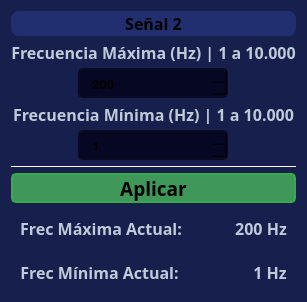
                                <widget class="QFrame" name="frame_23">
                                 <property name="sizePolicy">
                                  <sizepolicy hsizetype="Preferred" vsizetype="Fixed">
                                   <horstretch>0</horstretch>
                                   <verstretch>0</verstretch>
                                  </sizepolicy>
                                 </property>
                                 <property name="maximumSize">
                                  <size>
                                   <width>16777215</width>
                                   <height>280</height>
                                  </size>
                                 </property>
                                 <property name="styleSheet">
                                  <string notr="true">background-color: rgb(23, 32, 77);
border-radius: 5px;</string>
                                 </property>
                                 <property name="frameShape">
                                  <enum>QFrame::StyledPanel</enum>
                                 </property>
                                 <property name="frameShadow">
                                  <enum>QFrame::Raised</enum>
                                 </property>
                                 <layout class="QVBoxLayout" name="verticalLayout_27">
                                  <item>
                                   <widget class="QLabel" name="label_top_info_24">
                                    <property name="minimumSize">
                                     <size>
                                      <width>0</width>
                                      <height>25</height>
                                     </size>
                                    </property>
                                    <property name="maximumSize">
                                     <size>
                                      <width>16777215</width>
                                      <height>25</height>
                                     </size>
                                    </property>
                                    <property name="font">
                                     <font>
                                      <family>Satoshi Black</family>
                                      <pointsize>12</pointsize>
                                      <weight>75</weight>
                                      <bold>true</bold>
                                     </font>
                                    </property>
                                    <property name="styleSheet">
                                     <string notr="true">QLabel{
	background-color: rgb(33, 46, 112);
	border: 0px solid ;
	border-radius: 8px;
}</string>
                                    </property>
                                    <property name="text">
                                     <string>Señal 2</string>
                                    </property>
                                    <property name="alignment">
                                     <set>Qt::AlignCenter</set>
                                    </property>
                                   </widget>
                                  </item>
                                  <item>
                                   <widget class="QLabel" name="label_top_info_25">
                                    <property name="minimumSize">
                                     <size>
                                      <width>250</width>
                                      <height>20</height>
                                     </size>
                                    </property>
                                    <property name="maximumSize">
                                     <size>
                                      <width>16777215</width>
                                      <height>30</height>
                                     </size>
                                    </property>
                                    <property name="font">
                                     <font>
                                      <family>Satoshi</family>
                                      <pointsize>12</pointsize>
                                      <weight>75</weight>
                                      <bold>true</bold>
                                     </font>
                                    </property>
                                    <property name="styleSheet">
                                     <string notr="true">color: rgb(191, 203, 217)</string>
                                    </property>
                                    <property name="text">
                                     <string>Frecuencia Máxima (Hz) | 1 a 10.000</string>
                                    </property>
                                    <property name="alignment">
                                     <set>Qt::AlignCenter</set>
                                    </property>
                                   </widget>
                                  </item>
                                  <item alignment="Qt::AlignHCenter">
                                   <widget class="QSpinBox" name="maxCarrierFSK2">
                                    <property name="sizePolicy">
                                     <sizepolicy hsizetype="Fixed" vsizetype="Fixed">
                                      <horstretch>0</horstretch>
                                      <verstretch>0</verstretch>
                                     </sizepolicy>
                                    </property>
                                    <property name="minimumSize">
                                     <size>
                                      <width>150</width>
                                      <height>30</height>
                                     </size>
                                    </property>
                                    <property name="font">
                                     <font>
                                      <family>Satoshi</family>
                                      <pointsize>10</pointsize>
                                      <weight>75</weight>
                                      <bold>true</bold>
                                     </font>
                                    </property>
                                    <property name="toolTip">
                                     <string/>
                                    </property>
                                    <property name="styleSheet">
                                     <string notr="true">QSpinBox{
	background-color: rgb(5, 7, 35);
	border-radius: 5px;
	border: 2px solid rgb(10, 11, 35);
	padding: 5px;
	padding-left: 10px;
}
QSpinBox:hover{
	border: 2px solid rgb(0, 0, 127)
}
QSpinBox QAbstractItemView {
	color: rgb(85, 170, 255);	
	background-color: rgb(27, 29, 35);
	padding: 10px;
	selection-background-color: rgb(27, 29, 35);
}
/*
rgb(27, 29, 35);
rgb(13, 9, 59)
*/

QSpinBox::up-button{
	width: 25px; 
	border-left-width: 3px;
	border-left-color: rgba(39, 44, 54, 150);
	border-left-style: solid;
	border-top-right-radius: 3px;
	border-bottom-right-radius: 3px;	
	background-image: url(:/16x16/icons/16x16/cil-arrow-top.png);
	background-position: center;
	background-repeat: no-reperat;
}

QSpinBox::up-button:hover{
	background-color: rgb(80, 80, 80)
}

QSpinBox::down-button:hover{
	background-color: rgb(80, 80, 80)
}

QSpinBox::down-button{
	width: 25px; 
	border-left-width: 3px;
	border-left-color: rgba(39, 44, 54, 150);
	border-left-style: solid;
	border-top-right-radius: 3px;
	border-bottom-right-radius: 3px;	
	background-image: url(:/16x16/icons/16x16/cil-arrow-bottom.png);
	background-position: center;
	background-repeat: no-reperat;
}</string>
                                    </property>
                                    <property name="minimum">
                                     <number>1</number>
                                    </property>
                                    <property name="maximum">
                                     <number>10000</number>
                                    </property>
                                    <property name="value">
                                     <number>200</number>
                                    </property>
                                   </widget>
                                  </item>
                                  <item>
                                   <widget class="QLabel" name="label_top_info_28">
                                    <property name="minimumSize">
                                     <size>
                                      <width>250</width>
                                      <height>20</height>
                                     </size>
                                    </property>
                                    <property name="maximumSize">
                                     <size>
                                      <width>16777215</width>
                                      <height>30</height>
                                     </size>
                                    </property>
                                    <property name="font">
                                     <font>
                                      <family>Satoshi</family>
                                      <pointsize>12</pointsize>
                                      <weight>75</weight>
                                      <bold>true</bold>
                                     </font>
                                    </property>
                                    <property name="styleSheet">
                                     <string notr="true">color: rgb(191, 203, 217)</string>
                                    </property>
                                    <property name="text">
                                     <string>Frecuencia Mínima (Hz) | 1 a 10.000</string>
                                    </property>
                                    <property name="alignment">
                                     <set>Qt::AlignCenter</set>
                                    </property>
                                   </widget>
                                  </item>
                                  <item alignment="Qt::AlignHCenter">
                                   <widget class="QSpinBox" name="minCarrierFSK2">
                                    <property name="sizePolicy">
                                     <sizepolicy hsizetype="Fixed" vsizetype="Fixed">
                                      <horstretch>0</horstretch>
                                      <verstretch>0</verstretch>
                                     </sizepolicy>
                                    </property>
                                    <property name="minimumSize">
                                     <size>
                                      <width>150</width>
                                      <height>30</height>
                                     </size>
                                    </property>
                                    <property name="font">
                                     <font>
                                      <family>Satoshi</family>
                                      <pointsize>10</pointsize>
                                      <weight>75</weight>
                                      <bold>true</bold>
                                     </font>
                                    </property>
                                    <property name="toolTip">
                                     <string/>
                                    </property>
                                    <property name="styleSheet">
                                     <string notr="true">QSpinBox{
	background-color: rgb(5, 7, 35);
	border-radius: 5px;
	border: 2px solid rgb(10, 11, 35);
	padding: 5px;
	padding-left: 10px;
}
QSpinBox:hover{
	border: 2px solid rgb(0, 0, 127)
}
QSpinBox QAbstractItemView {
	color: rgb(85, 170, 255);	
	background-color: rgb(27, 29, 35);
	padding: 10px;
	selection-background-color: rgb(27, 29, 35);
}
/*
rgb(27, 29, 35);
rgb(13, 9, 59)
*/

QSpinBox::up-button{
	width: 25px; 
	border-left-width: 3px;
	border-left-color: rgba(39, 44, 54, 150);
	border-left-style: solid;
	border-top-right-radius: 3px;
	border-bottom-right-radius: 3px;	
	background-image: url(:/16x16/icons/16x16/cil-arrow-top.png);
	background-position: center;
	background-repeat: no-reperat;
}

QSpinBox::up-button:hover{
	background-color: rgb(80, 80, 80)
}

QSpinBox::down-button:hover{
	background-color: rgb(80, 80, 80)
}

QSpinBox::down-button{
	width: 25px; 
	border-left-width: 3px;
	border-left-color: rgba(39, 44, 54, 150);
	border-left-style: solid;
	border-top-right-radius: 3px;
	border-bottom-right-radius: 3px;	
	background-image: url(:/16x16/icons/16x16/cil-arrow-bottom.png);
	background-position: center;
	background-repeat: no-reperat;
}</string>
                                    </property>
                                    <property name="minimum">
                                     <number>1</number>
                                    </property>
                                    <property name="maximum">
                                     <number>10000</number>
                                    </property>
                                   </widget>
                                  </item>
                                  <item>
                                   <widget class="Line" name="line_3">
                                    <property name="maximumSize">
                                     <size>
                                      <width>16777215</width>
                                      <height>1</height>
                                     </size>
                                    </property>
                                    <property name="styleSheet">
                                     <string notr="true">background-color: rgb(255, 255, 255);</string>
                                    </property>
                                    <property name="orientation">
                                     <enum>Qt::Horizontal</enum>
                                    </property>
                                   </widget>
                                  </item>
                                  <item>
                                   <widget class="QPushButton" name="btn_AplicarFSK2">
                                    <property name="sizePolicy">
                                     <sizepolicy hsizetype="Minimum" vsizetype="Preferred">
                                      <horstretch>0</horstretch>
                                      <verstretch>0</verstretch>
                                     </sizepolicy>
                                    </property>
                                    <property name="minimumSize">
                                     <size>
                                      <width>150</width>
                                      <height>30</height>
                                     </size>
                                    </property>
                                    <property name="maximumSize">
                                     <size>
                                      <width>16777215</width>
                                      <height>40</height>
                                     </size>
                                    </property>
                                    <property name="font">
                                     <font>
                                      <family>Satoshi Black</family>
                                      <pointsize>14</pointsize>
                                      <weight>75</weight>
                                      <bold>true</bold>
                                     </font>
                                    </property>
                                    <property name="styleSheet">
                                     <string notr="true">QPushButton {
	border: 2px solid rgb(56, 170, 72);
	border-radius: 5px;	
	background-color: rgb(63, 152, 90);
}

/* rgb(52, 59, 72)*/
QPushButton:hover {
	background-color: rgb(60, 198, 84);
	border: 2px solid rgb(60, 196, 72);
}
QPushButton:pressed {	
	background-color: rgb(37, 138, 26);
	border: 2px solid rgb(60, 196, 72);
}</string>
                                    </property>
                                    <property name="text">
                                     <string>Aplicar</string>
                                    </property>
                                    <property name="icon">
                                     <iconset resource="files.qrc">
                                      <normaloff>:/16x16/icons/16x16/cil-check-alt.png</normaloff>:/16x16/icons/16x16/cil-check-alt.png</iconset>
                                    </property>
                                   </widget>
                                  </item>
                                  <item>
                                   <widget class="QFrame" name="frame_32">
                                    <property name="frameShape">
                                     <enum>QFrame::StyledPanel</enum>
                                    </property>
                                    <property name="frameShadow">
                                     <enum>QFrame::Raised</enum>
                                    </property>
                                    <layout class="QHBoxLayout" name="horizontalLayout_28">
                                     <item>
                                      <widget class="QLabel" name="label_top_info_35">
                                       <property name="minimumSize">
                                        <size>
                                         <width>0</width>
                                         <height>20</height>
                                        </size>
                                       </property>
                                       <property name="maximumSize">
                                        <size>
                                         <width>16777215</width>
                                         <height>30</height>
                                        </size>
                                       </property>
                                       <property name="font">
                                        <font>
                                         <family>Satoshi</family>
                                         <pointsize>12</pointsize>
                                         <weight>75</weight>
                                         <bold>true</bold>
                                        </font>
                                       </property>
                                       <property name="styleSheet">
                                        <string notr="true">color: rgb(191, 203, 217)</string>
                                       </property>
                                       <property name="text">
                                        <string>Frec Máxima Actual:</string>
                                       </property>
                                       <property name="alignment">
                                        <set>Qt::AlignCenter</set>
                                       </property>
                                      </widget>
                                     </item>
                                     <item alignment="Qt::AlignRight">
                                      <widget class="QLabel" name="label_maxFSK_2">
                                       <property name="minimumSize">
                                        <size>
                                         <width>0</width>
                                         <height>20</height>
                                        </size>
                                       </property>
                                       <property name="maximumSize">
                                        <size>
                                         <width>16777215</width>
                                         <height>30</height>
                                        </size>
                                       </property>
                                       <property name="font">
                                        <font>
                                         <family>Satoshi</family>
                                         <pointsize>12</pointsize>
                                         <weight>75</weight>
                                         <bold>true</bold>
                                        </font>
                                       </property>
                                       <property name="styleSheet">
                                        <string notr="true">color: rgb(191, 203, 217)</string>
                                       </property>
                                       <property name="text">
                                        <string>200 Hz</string>
                                       </property>
                                       <property name="alignment">
                                        <set>Qt::AlignCenter</set>
                                       </property>
                                      </widget>
                                     </item>
                                    </layout>
                                   </widget>
                                  </item>
                                  <item>
                                   <widget class="QFrame" name="frame_31">
                                    <property name="frameShape">
                                     <enum>QFrame::StyledPanel</enum>
                                    </property>
                                    <property name="frameShadow">
                                     <enum>QFrame::Raised</enum>
                                    </property>
                                    <layout class="QHBoxLayout" name="horizontalLayout_27">
                                     <item>
                                      <widget class="QLabel" name="label_top_info_34">
                                       <property name="minimumSize">
                                        <size>
                                         <width>0</width>
                                         <height>20</height>
                                        </size>
                                       </property>
                                       <property name="maximumSize">
                                        <size>
                                         <width>16777215</width>
                                         <height>30</height>
                                        </size>
                                       </property>
                                       <property name="font">
                                        <font>
                                         <family>Satoshi</family>
                                         <pointsize>12</pointsize>
                                         <weight>75</weight>
                                         <bold>true</bold>
                                        </font>
                                       </property>
                                       <property name="styleSheet">
                                        <string notr="true">color: rgb(191, 203, 217)</string>
                                       </property>
                                       <property name="text">
                                        <string>Frec Mínima Actual:</string>
                                       </property>
                                       <property name="alignment">
                                        <set>Qt::AlignCenter</set>
                                       </property>
                                      </widget>
                                     </item>
                                     <item alignment="Qt::AlignRight">
                                      <widget class="QLabel" name="label_minFSK_2">
                                       <property name="minimumSize">
                                        <size>
                                         <width>0</width>
                                         <height>20</height>
                                        </size>
                                       </property>
                                       <property name="maximumSize">
                                        <size>
                                         <width>16777215</width>
                                         <height>30</height>
                                        </size>
                                       </property>
                                       <property name="font">
                                        <font>
                                         <family>Satoshi</family>
                                         <pointsize>12</pointsize>
                                         <weight>75</weight>
                                         <bold>true</bold>
                                        </font>
                                       </property>
                                       <property name="styleSheet">
                                        <string notr="true">color: rgb(191, 203, 217)</string>
                                       </property>
                                       <property name="text">
                                        <string>1 Hz</string>
                                       </property>
                                       <property name="alignment">
                                        <set>Qt::AlignCenter</set>
                                       </property>
                                      </widget>
                                     </item>
                                    </layout>
                                   </widget>
                                  </item>
                                 </layout>
                                </widget>
